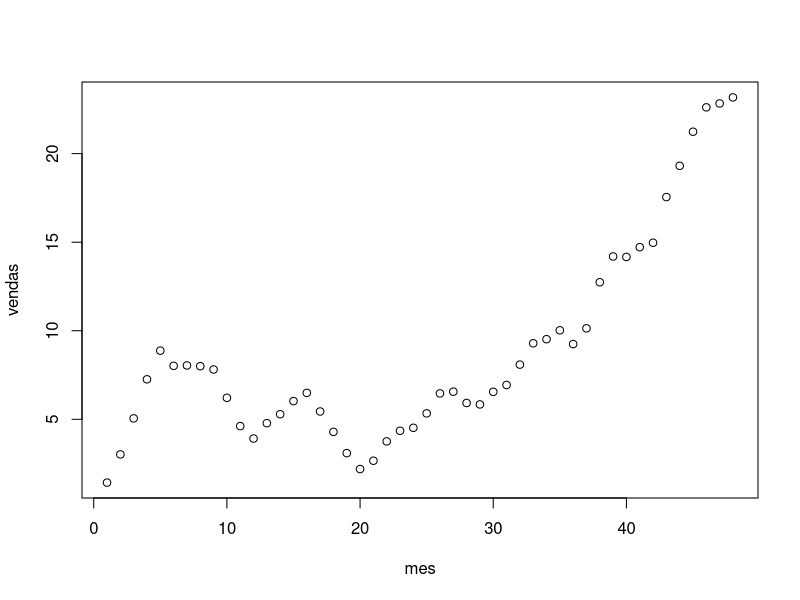
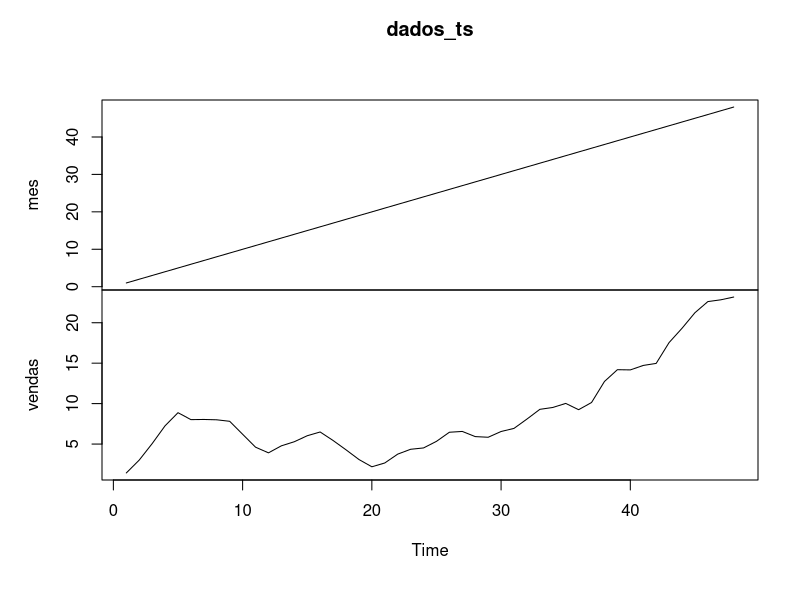

These charts were generated, in order, by the following R code:
## ---- chunk 1

set.seed(1)

dados <- data.frame(
  mes = 1:48,
  vendas = arima.sim(list(order = c(1, 1, 0), ar = 0.7), n = 48)[-1]
)

plot(dados)

## ---- chunk 2

dados_ts <- ts(dados)

plot(dados_ts)
